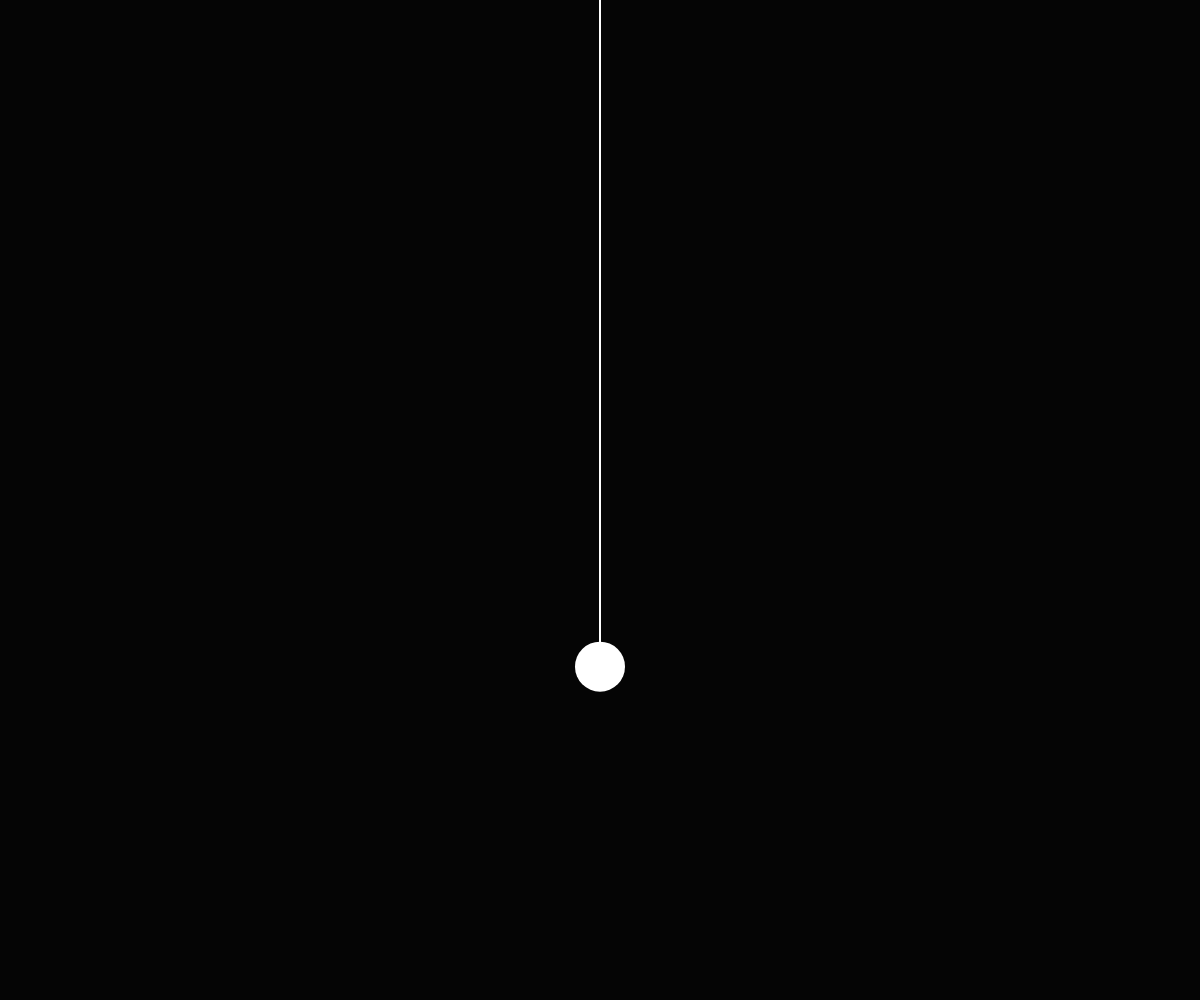
Frame 1 (no input)
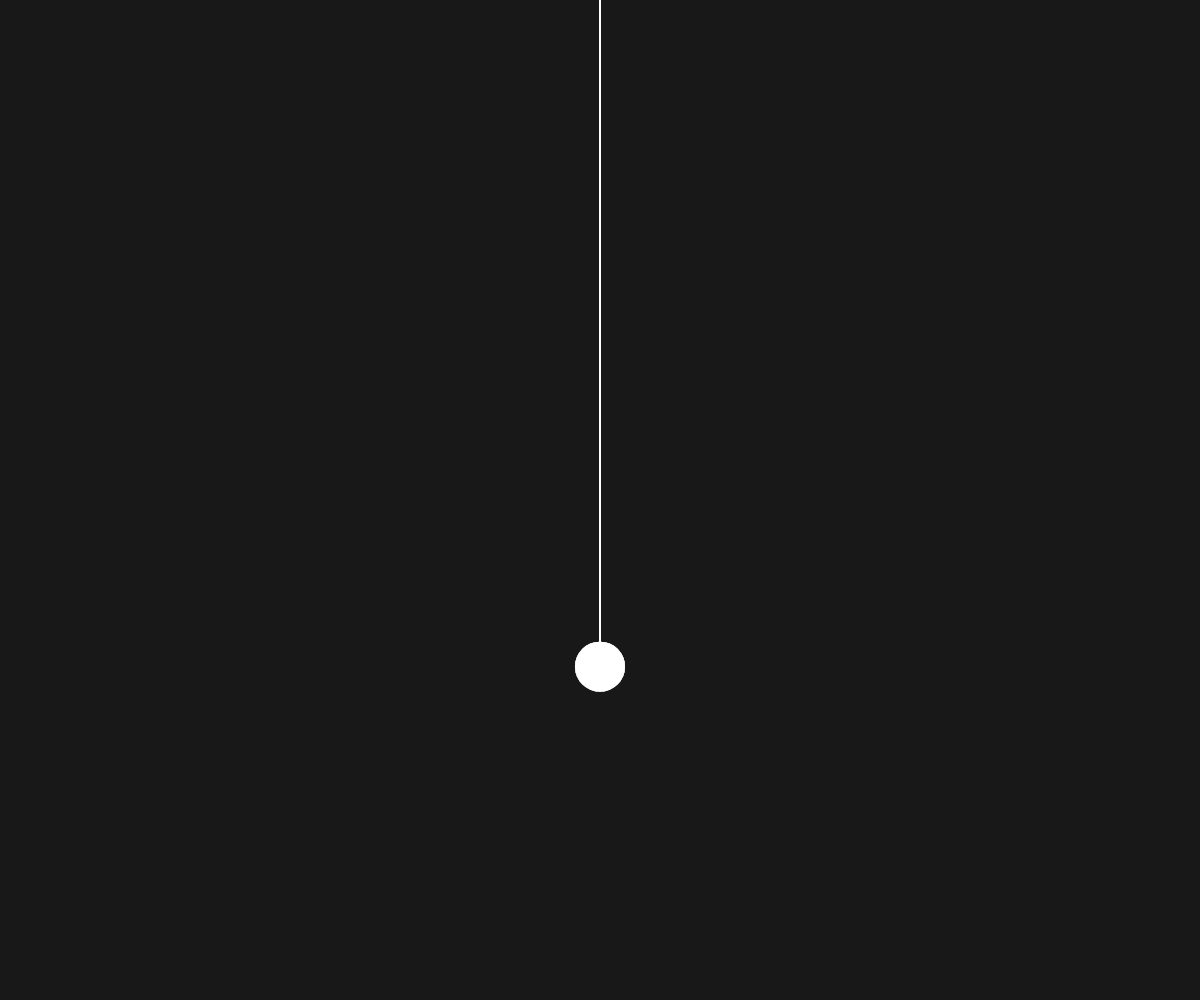
Frame 60 (no input)
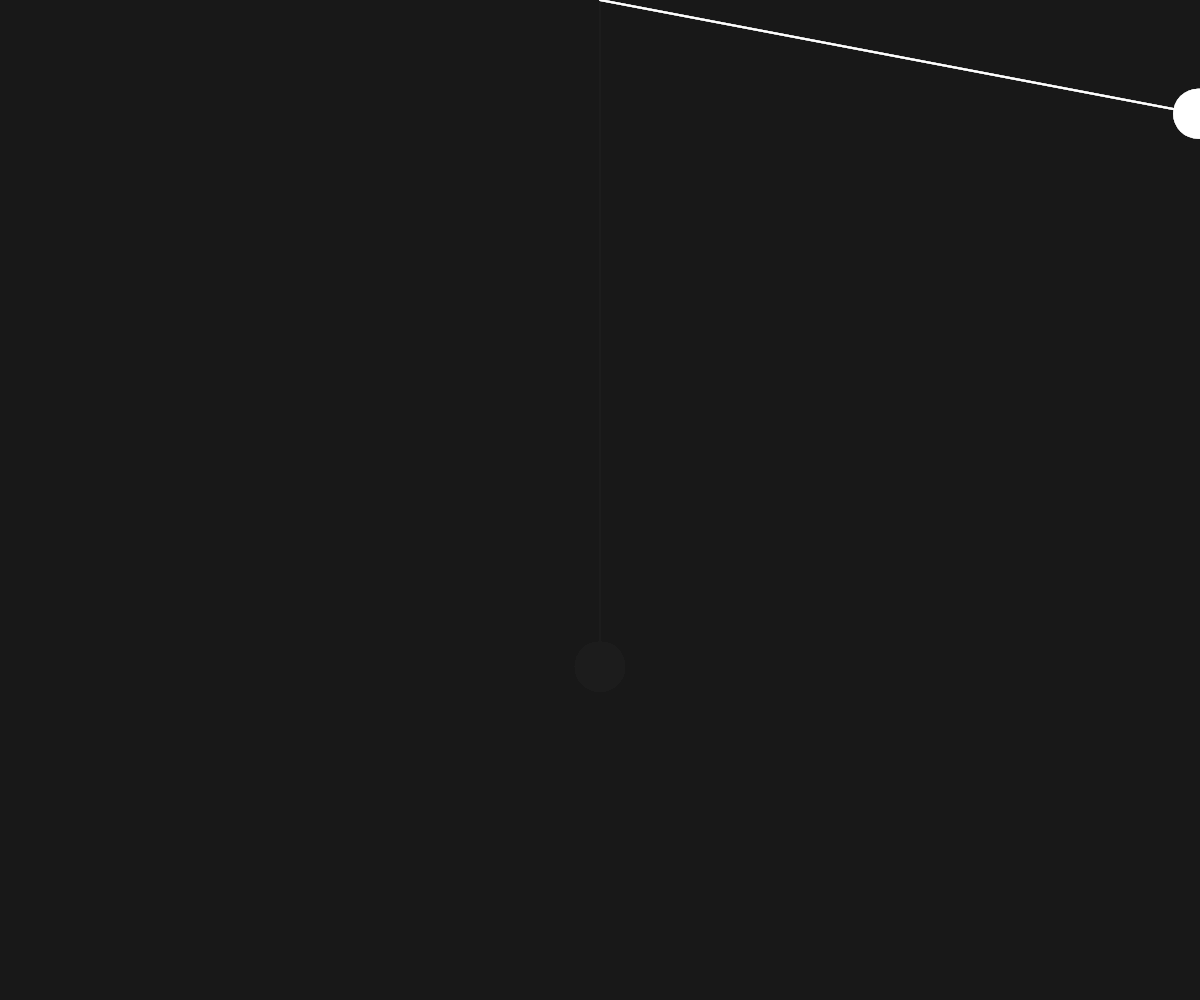
Frame 120 (the mouse pressed at the canvas centre since frame 60)

The p5.js sketch that drew these frames (run headless with seeded random() and noise() and a simulated clock; from frame 60 on, the mouse is pressed at the canvas centre):

// p5.js sketch
// ── sketch.js
// Spring tied to center of screen, making sound when it hits the walls.

var numOsc = 10;
var gains = [];
var oscs = [];
var doFirst = 1;
var bellRatios1 = [1, 2.002435312,	3.010045662,	4.007458143,	4.420091324,	5.047369863,	6.276712329,	7.221917808,	8.94261796,	9.578386606,	9.862557078,	11.15449011];
var bellRatios2 = [1,	2.004081633,	2.979591837,	3.191836097,	4.016326531,	5.481632653,	5.651020408,	7.242857143, 8.94, 9.5783, 9.86];
var bellRatios3 = [1,	3.836161616,	2.982626263,	3.989090909,	4.956565657,	5.114909091,	5.861090909,	5.971717172,	6.119191919,	7.353131313,	8.81769697,	9.288080808,	10.20363636];
var bellRatios4 = [1,	2.014130278,	3.038832555,	4.041629816,	6.063473128,	7.02811658,	9.459264896,	13.75964129, 14.76994591,	20.54032374,	25.86540241, 31.50825809];
var bellRatios5 = [1,	7.170425359,	11.39745326,	17.05662422,	20.99918721,	22.87401788,	29.49986454,	38.10132755,	40.89515037];
var bellRatios6 = [1,	1.499228216,	1.746473029,	2.067219917,	2.365767635,	2.653112033,	2.840248963,	2.989211618,	3.28340249,	3.851659751,	4.439834025];
var bellRatios7 = [1,	2.757972665,	3.745254366,	4.114654518,	5.012784738,	6.452287396,	6.866268033,	7.732536067,	10.14018603];
var bellRatios8 = [1,	1.996111471,	2.357096565,	3.918664938,	5.314322748,	5.867141931,	6.550226831,	8.102592353,	10.51198963];
var bellRatios9 = [1,	1.00963831,	1.036245117,	1.36603764,	1.543567696,	2.022629737,	2.072490235,	2.314189114,	3.002358849,	3.057550855];
var bellRatios10 = [1,	1.775485437,	1.998179612,	2.775637136,	3.775788835,	5.219356796,	5.557342233,	8.235740291,	11.73134102,	15.6403216];
var bellRatios11 = [1,	2.854926077,	5.158120088,	5.715599362,	6.165749508,	7.331513384,	9.329588069,	11.48392937,	13.94731246,	14.95107688,	16.73262547];
var bellRatios12 = [1,	1.762993568,	2.144635898,	2.932062538,	3.239940842,	3.450161979,	4.738485375,	5.067726184,	6.896978731];
var bellRatios13 = [1,	1.968132192,	1.997133583,	2.038865236,	2.064705138,	2.087678624,	2.132951144,	2.719597016,	4.005298655];
var bellRatios14 = [1, 1.005,	2.99,2.01,2.780258162,	5.2,5.226150342,	7.667122248,	8.240394837,	11.74047077,	15.65770691];

var fundamental = 220;
var randFreqs = [];
var bendSpeedSlow = 2.0;
var bendSpeedFast = 1.0;
var decayMax = .9;
var timeOfLastRing = 0;
var detune = .2;
var decay = 10;

// for circle waves
var maxCircles = 40;

var circles = [];
var p, acceleration;

var s = [];
var e = [];
var buffer = 1;
var i;

var bounciness = 0.1;
var sensitivity = 0.01;
var stiffness = 0.05;
var damping = 0.05;

var max_angle;


function setup() {
  createCanvas(windowWidth,windowHeight);

  background(0);

  p = new Particle(width/2, height/2);
  acceleration = createVector(0, 0);

  initSound();

  //calculate maximum angle
  max_angle = Math.asin((width/2)/(height*2/3)) * 180 / Math.PI;

  console.log(height);
}

function draw() {

  background(30,50);

  p.steer(stiffness, damping);
  p.update(acceleration);
  p.display();

  collision();
  drawCircles();

  // Move the second one according to the mouse
  if (mouseIsPressed) {
    p.theta = 90;
    p.velocity = 0;
    // add theta control
  }

  if (p.velocity < 0) {
    p.velocity += abs(accelerationX) * -1 * sensitivity; }
  else  {
    p.velocity += abs(accelerationX)* sensitivity; }

}

function collision ()
{
  var collision = false;
  if (p.position.x < buffer)
  {
    p.theta = -1 * max_angle;
    collision = true;
  }
  else if (p.position.y < buffer)
  {
    p.position.y = 0;
    collision = true;
  }
  else if (p.position.x > width - buffer)
  {
    p.theta = max_angle;
    collision = true;
  }
  else if (p.position.y > height - buffer)
  {
    p.position.y = height;
    collision = true;
  }

  if (collision) {
    ring(abs(p.velocity) / 500.0); // ring based on value of velocity
    p.velocity = -1*bounciness*p.velocity;
    circles.push([0,p.position.x,p.position.y,0,0]); // 0, position.x, position.y, circle_size, num_circles
  }
}


function initSound(){

  context = new AudioContext();
  
  //create a random array of frequencies
  for (var i = 0; i < numOsc; i++) {
    
      randFreqs[i] = random(100, 12000);
  }
  
  //sort them lowest to highest
  randFreqs.sort(function(a,b){return a-b});
  //print(randFreqs);

  for (i = 0; i < numOsc; i++) {

    var o = context.createOscillator();
    o.frequency.value = randFreqs[i];
    o.detune.value = random(-4, +4); // random detuning

    var g = context.createGain();

    // connect nodes
    o.connect(g);
    g.gain.value = 0.0;
    //g.gain.value = (1.0 / ((numOsc) * 4));
    g.connect(context.destination);
    o.start(0);
    oscs.push(o);
    gains.push(g);
  }

}

// circle = [0, x, y, circleSize, numCircles]

function drawCircles(){
  for (var i = 0; i < circles.length; i++)
  {
    var thisCircle = circles[i];
    var circleSize = thisCircle[3];

    // calculate opacity based on number of circles so far
    var numCircles = thisCircle[4];
    var opacity = 1 - numCircles/maxCircles;

    if (numCircles < maxCircles)
    {
      // draw circle
      noFill();
      strokeWeight(3);
      var circleColor = 'rgba(155, 211, 221,' + opacity + ')';
      console.log(circleColor);
      stroke(circleColor);
      ellipse(thisCircle[1], thisCircle[2], circleSize, circleSize);

      //increment next version
      circles[i][3] += (width / 15);
      ++circles[i][4];
    }
    else
    {
      circles.splice(i,1);
    }
  } 
}

function ring(amplitude)
{
  var timeSinceLastRing = (context.currentTime - timeOfLastRing);
  
  if (timeSinceLastRing > 0.1)
  {
    //ring the bell, using an amplitude based on the velocity
    for (var i = 0; i < numOsc; i++) 
    {
      //ramp up to the amplitude of the harmonic quickly (within 7ms)
      gains[i].gain.setTargetAtTime((random(0.0000001,(amplitude *(1.0/numOsc)))), context.currentTime, 0.0001);
      //ramp down to almost zero (non-zero to avoid divide by zero in exponential function) over the decay time for the harmonic
      gains[i].gain.setTargetAtTime(0.0000001, (context.currentTime+.015), random(0.00001, decayMax));
    }
  }
  timeOfLastRing = context.currentTime;
}


window.addEventListener('touchstart', function() 
{
  counter = 0;
  if (doFirst) {
    myNoise = context.createOscillator('Noise');
    myNoise.start(0);
    myNoise.disconnect();
  }

  // this stuff is to avoid tuning issues caused by 48k vs 44.1k sample rates
  var playInitSound = function playInitSound() {
      var source = context.createBufferSource();
      source.buffer = context.createBuffer(1, 1, 48000);
      source.connect(context.destination);
      if (source.start) {
          source.start(0);
      } else {
          source.noteOn(0);
      }
  };
  playInitSound();
  if (context.sampleRate === 48000) {
      context = new AudioContext();
      playInitSound();
  } 

}, false);


//this function will force the random bell to glissando into a tuned bell.
function sweep()
{
  //roll dice for octave
  var octave = pow(2,(round(random(1,1))));
  print(octave);
  
  //roll dice for which bell overtone series
  var whichBell = round(random(0,0));
  print(whichBell);
  
  // now adjust the overtones to match the chosen bell
  for (var i = 0; i < numOsc; i++) 
  {
    if (whichBell == 0)
    {
      oscs[i].frequency.setTargetAtTime((bellRatios1[i] * fundamental * octave), 0.0, random(bendSpeedFast, bendSpeedSlow));
    }
    else if (whichBell == 1)
    {
      oscs[i].frequency.setTargetAtTime((bellRatios2[i] * fundamental * octave), 0.0, random(bendSpeedFast, bendSpeedSlow));
    }
    else if (whichBell == 2)
    {
      oscs[i].frequency.setTargetAtTime((bellRatios3[i] * fundamental * octave), 0.0, random(bendSpeedFast, bendSpeedSlow));
    }
    else if (whichBell == 3)
    {
      oscs[i].frequency.setTargetAtTime((bellRatios4[i] * fundamental * octave), 0.0, random(bendSpeedFast, bendSpeedSlow));
    }
    else if (whichBell == 4)
    {
      oscs[i].frequency.setTargetAtTime((bellRatios5[i] * fundamental * octave), 0.0, random(bendSpeedFast, bendSpeedSlow));
    }
    else if (whichBell == 5)
    {
      oscs[i].frequency.setTargetAtTime((bellRatios6[i] * fundamental * octave), 0.0, random(bendSpeedFast, bendSpeedSlow));
    }
    else if (whichBell == 6)
    {
      oscs[i].frequency.setTargetAtTime((bellRatios7[i] * fundamental * octave), 0.0, random(bendSpeedFast, bendSpeedSlow));
    }
    else if (whichBell == 7)
    {
      oscs[i].frequency.setTargetAtTime((bellRatios8[i] * fundamental * octave), 0.0, random(bendSpeedFast, bendSpeedSlow));
    }
    else if (whichBell == 8)
    {
      oscs[i].frequency.setTargetAtTime((bellRatios9[i] * fundamental * octave), 0.0, random(bendSpeedFast, bendSpeedSlow));
    }
    else if (whichBell == 9)
    {
      oscs[i].frequency.setTargetAtTime((bellRatios10[i] * fundamental * octave), 0.0, random(bendSpeedFast, bendSpeedSlow));
    }
    else if (whichBell == 10)
    {
      oscs[i].frequency.setTargetAtTime((bellRatios11[i] * fundamental * octave), 0.0, random(bendSpeedFast, bendSpeedSlow));
    }
    else if (whichBell == 11)
    {
      oscs[i].frequency.setTargetAtTime((bellRatios12[i] * fundamental * octave), 0.0, random(bendSpeedFast, bendSpeedSlow));
    }
    else if (whichBell == 12)
    {
      oscs[i].frequency.setTargetAtTime((bellRatios13[i] * fundamental * octave), 0.0, random(bendSpeedFast, bendSpeedSlow));
    }
    else if (whichBell == 13)
    {
      oscs[i].frequency.setTargetAtTime((bellRatios14[i] * fundamental * octave), 0.0, random(bendSpeedFast, bendSpeedSlow));
    }
    
    oscs[i].detune.value = random(-0, +0); // random detuning
  }
}

// ── particle.js
// Based on Shiffman's Particle Class
// Custom Particle Class
function Particle(x,y) {
  this.theta = 0;
  this.acceleration = 0;
  this.velocity = 0;
  this.position = createVector(x,y);
  //this.maxspeed = Infinity;
  //this.maxForce = Infinity;
  this.resting = createVector(width/2,2*height/3);
  this.base = createVector(width/2,0); // where the clapper is attached
  this.r = 50;

  // Integrate acceleration
  this.update = function(additional_acceleration) {
  	this.velocity += this.acceleration;
  	this.acceleration += this.additional_acceleration;
    //this.velocity.limit(this.maxspeed); // Limit speed
    this.theta += this.velocity;

    if (abs(this.theta) < 0.02) {
    	this.theta = 0;
    	this.velocity = 0;
    }

    var theta_in_radians = this.theta * Math.PI / 180; // temp
    this.position.x = sin(theta_in_radians) * this.resting.x + this.resting.x;
    this.position.y = cos(theta_in_radians) * this.resting.x + this.resting.y - this.resting.x;

    console.log(theta_in_radians);
    console.log(this.theta);

    this.acceleration = 0;  // Reset acceleration to 0 each cycle
  }

  this.steer = function(k1,k2) {
    this.acceleration = -k1*(this.theta)-k2*this.velocity;
    //this.acceleration.limit(this.maxforce);  // Limit to maximum steering force
  }

  this.display = function() {
    stroke(255);
    strokeWeight(2);
    line(this.base.x,this.base.y,p.position.x,p.position.y);
    noStroke();
    fill(255);
    ellipse(this.position.x, this.position.y, this.r, this.r);
  }
}
